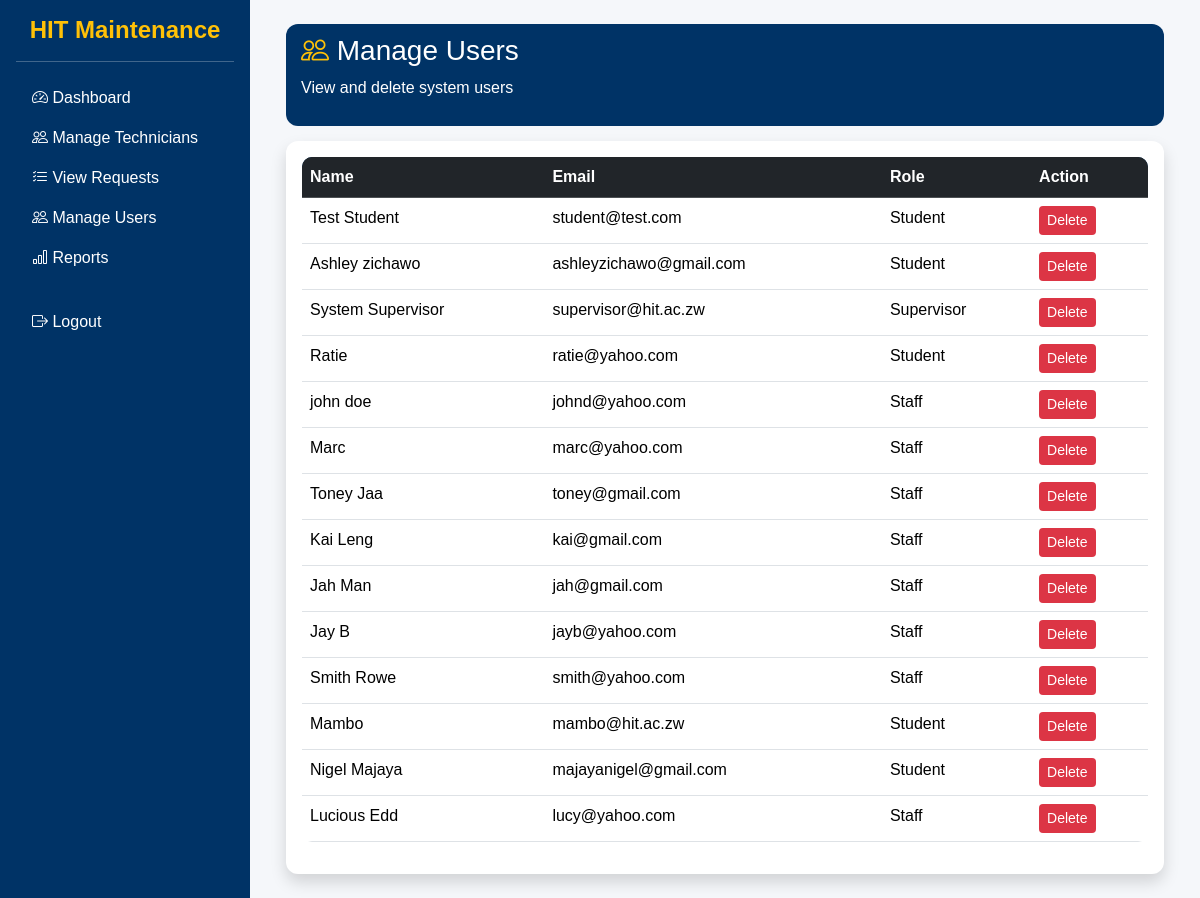
The app's page /supervisor/manage_users.php (signed in) with its own data.
### tables this page shows
CREATE TABLE `users` (
  `id` int(11) NOT NULL,
  `name` varchar(100) DEFAULT NULL,
  `email` varchar(100) DEFAULT NULL,
  `password` varchar(255) DEFAULT NULL,
  `role` enum('student','staff','supervisor') DEFAULT NULL,
  `hostel` varchar(50) DEFAULT NULL,
  `room` varchar(20) DEFAULT NULL,
  `created_at` timestamp NOT NULL DEFAULT current_timestamp(),
  `google_id` varchar(255) DEFAULT NULL,
  `profile_pic` text DEFAULT NULL
);

### supervisor/manage_users.php (the view, shortened to what this page needs)
<?php
include("../config/database.php");
$users = $conn->query("SELECT * FROM users");
?>
<?php include("../includes/header.php"); ?>
<?php include("../includes/sidebar.php"); ?>
<div class="container-fluid">
<div class="page-header">
<h3><i class="bi bi-people text-warning"></i> Manage Users</h3>
<p>View and delete system users</p>
</div>
<div class="card shadow border-0">
<div class="card-body">
<table class="table table-hover">
<thead class="table-dark">
<tr>
<th>Name</th>
<th>Email</th>
<th>Role</th>
<th>Action</th>
</tr>
</thead>
<tbody>
<?php while($row = $users->fetch_assoc()){ ?>
<tr>
<td><?php echo $row['name']; ?></td>
<td><?php echo $row['email']; ?></td>
<td><?php echo ucfirst($row['role']); ?></td>
<td>
<a href="delete_user.php?id=<?php echo $row['id']; ?>"
class="btn btn-danger btn-sm"
onclick="return confirm('Delete this user?')">
Delete
</a>
</td>
</tr>
<?php } ?>
</tbody>
</table>
</div>
</div>
</div>
<?php include("../includes/sidebar_end.php"); ?>
<?php include("../includes/footer.php"); ?>

### assets/css/style.css (style rules this page uses)
:root { --hit-blue: #003366; --hit-blue-dark: #002244; --hit-gold: #FFD700; --hit-light: #F5F7FA; --hit-dark: #1A1A1A; }
body { font-family: Arial, sans-serif; background-color: var(--hit-light); margin: 0; padding: 0; }
.card { border-radius: 12px; box-shadow: 0 2px 8px rgba(0,0,0,0.05); }
h3, h4, h5 { color: inherit; }
.page-header { background: var(--hit-blue); color: white; border-radius: 12px; padding: 10px 15px; margin-bottom: 15px; }
.table { background: white; border-radius: 10px; overflow: hidden; }
.table thead { background: var(--hit-blue); color: white; }
.table-dark { background: var(--hit-blue) !important; color: white !important; }
.btn-danger { background-color: #dc3545; border: none; }

### records on screen
users: name "Test Student", email "student@test.com", role "Student"
users: name "Ashley zichawo", email "ashleyzichawo@gmail.com", role "Student"
users: name "System Supervisor", email "supervisor@hit.ac.zw", role "Supervisor"
users: name "Ratie", email "ratie@yahoo.com", role "Student"
users: name "john doe", email "johnd@yahoo.com", role "Staff"
users: name "Marc", email "marc@yahoo.com", role "Staff"
users: name "Toney Jaa", email "toney@gmail.com", role "Staff"
users: name "Kai Leng", email "kai@gmail.com", role "Staff"
users: name "Jah Man", email "jah@gmail.com", role "Staff"
users: name "Jay B", email "jayb@yahoo.com", role "Staff"
users: name "Smith Rowe", email "smith@yahoo.com", role "Staff"
users: name "Mambo", email "mambo@hit.ac.zw", role "Student"
users: name "Nigel Majaya", email "majayanigel@gmail.com", role "Student"
users: name "Lucious Edd", email "lucy@yahoo.com", role "Staff"
